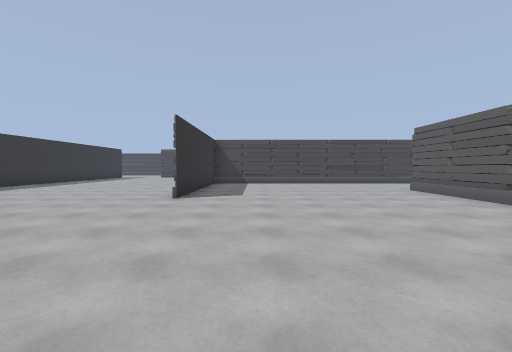
view 1 (above)

24 first-person views from a walk through a Unity game level. The camera is 1.5 m above the floor, tilts 2° down and sees 90° across. The floor is counted in squares, 2 m on a side. Each view is taken from the middle of a square. On the plan, view 1 faces up. The plan holds only what a view shows up to about 9 squares ahead; the rest is blank. The place goes on beyond the plan. The player character is not drawn. Some animated figures are not drawn. Door leaves are left out, so doorways stand open.

view 2
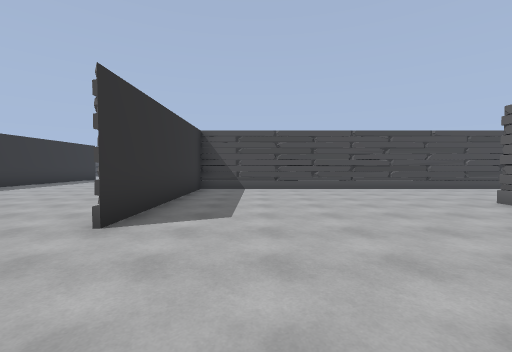

view 3
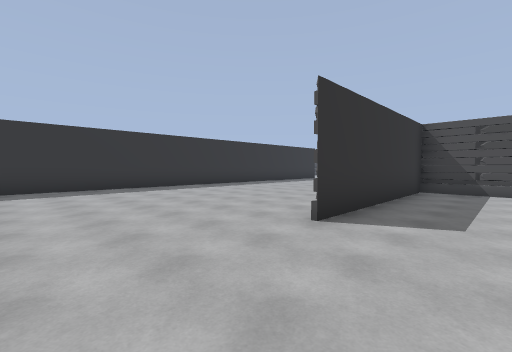

view 4
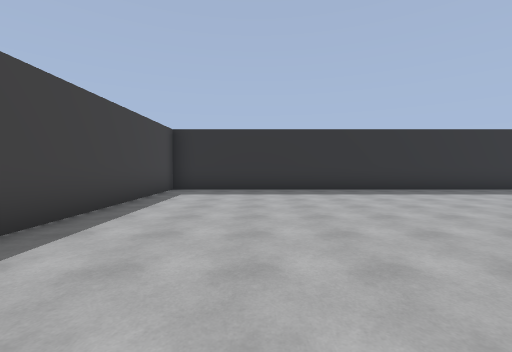

view 5
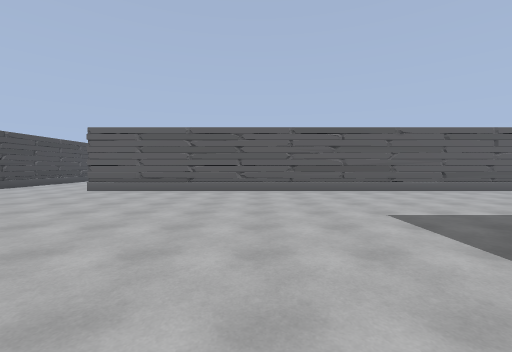

view 6
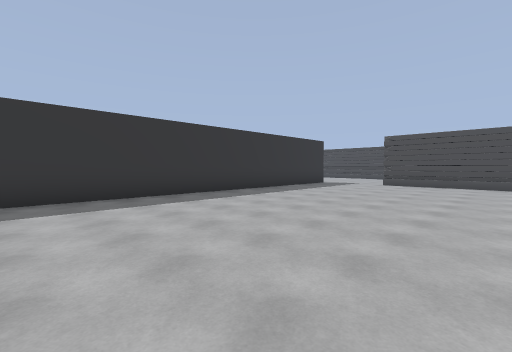

view 7
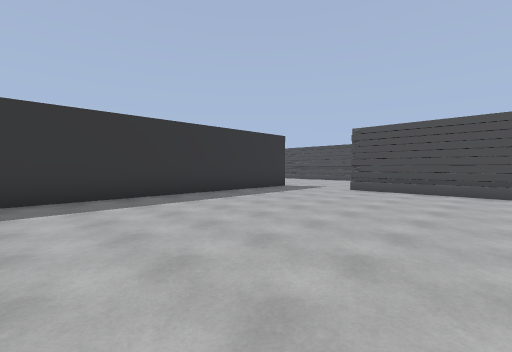

view 8
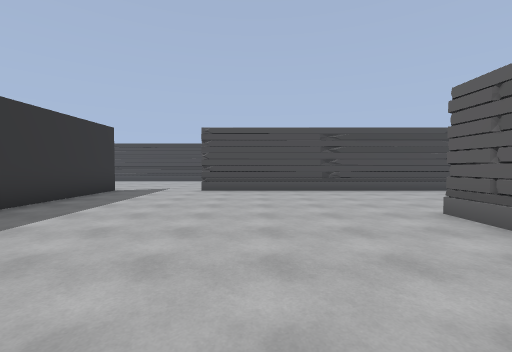

view 9
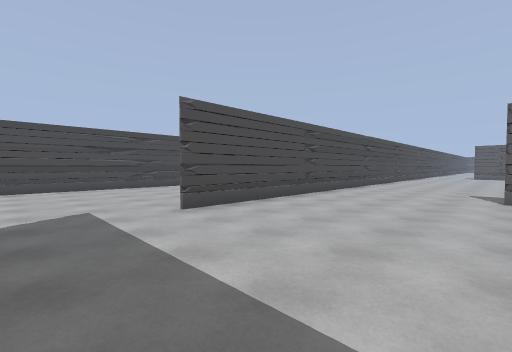

view 10
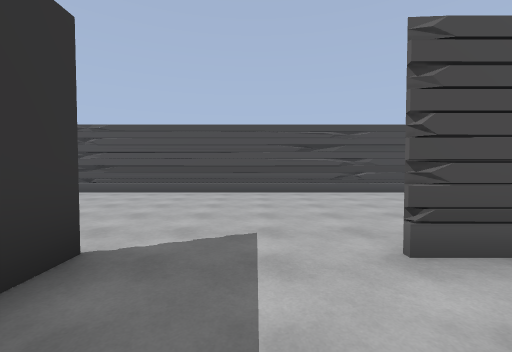

view 11
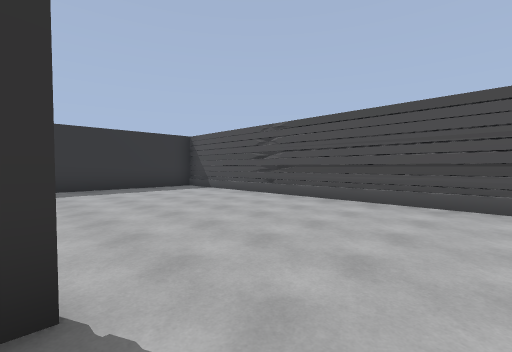

view 12
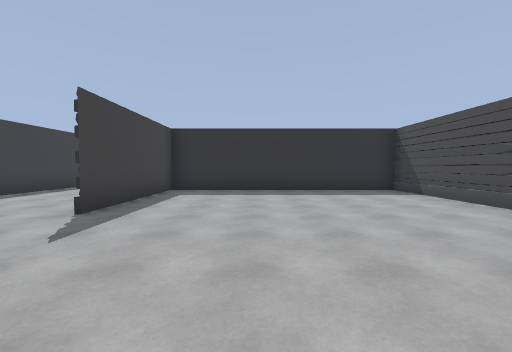

view 13
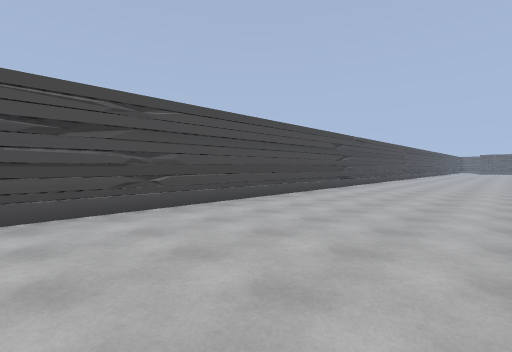

view 14
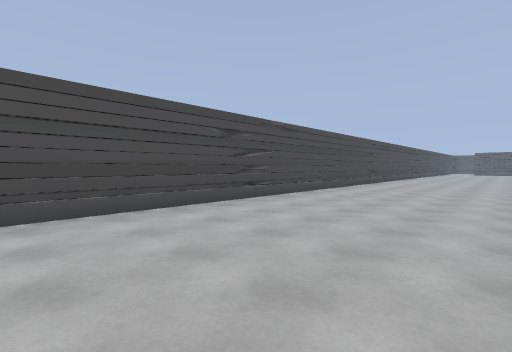

view 15
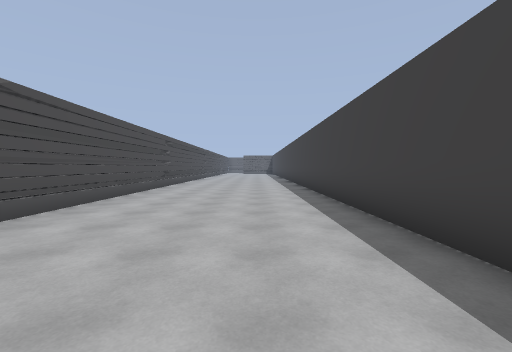

view 16
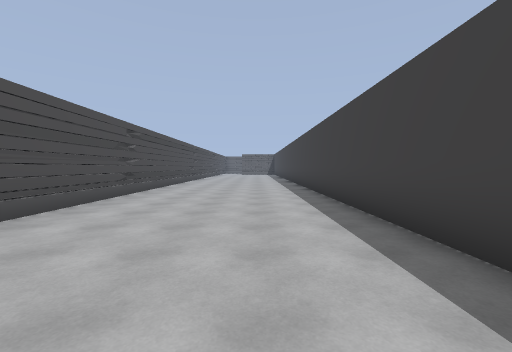

view 17
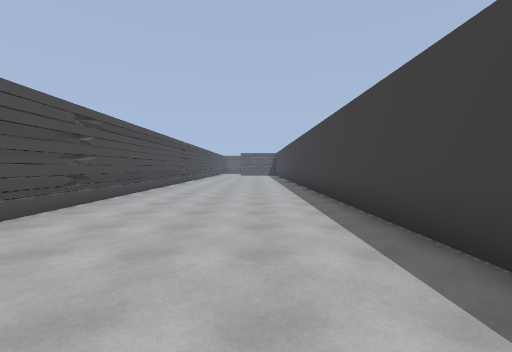

view 18
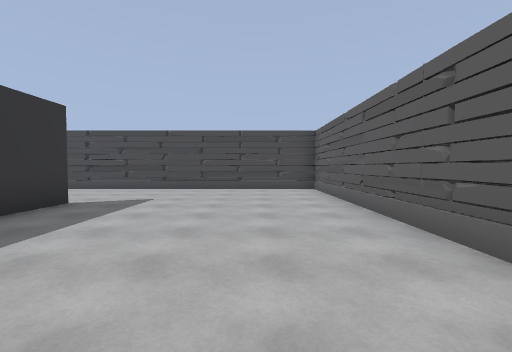

view 19
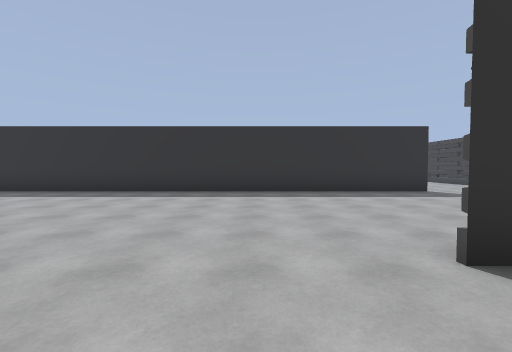

view 20
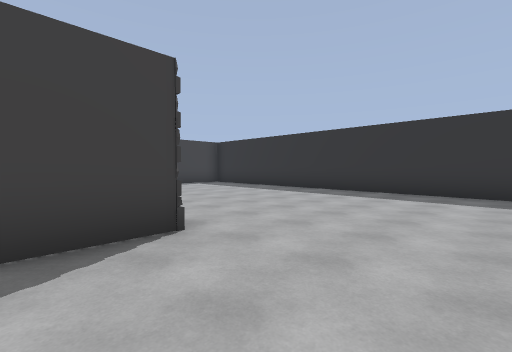

view 21
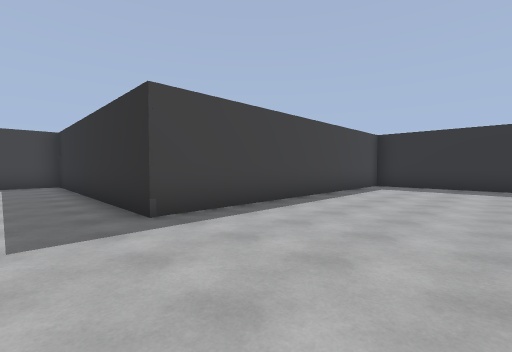

view 22
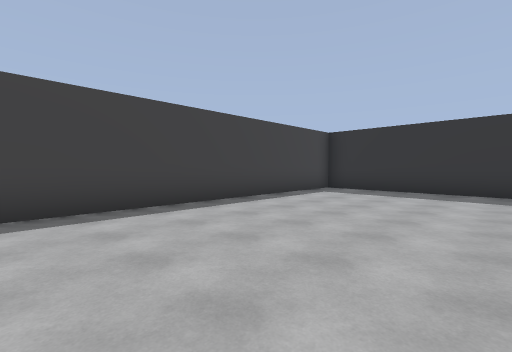

view 23
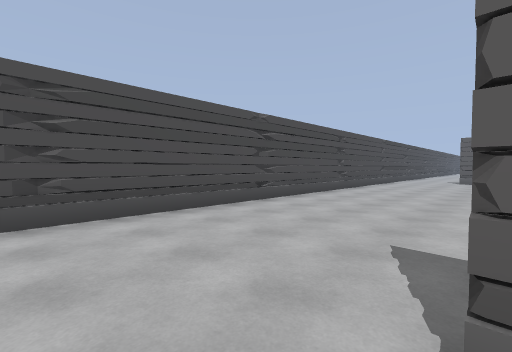

view 24
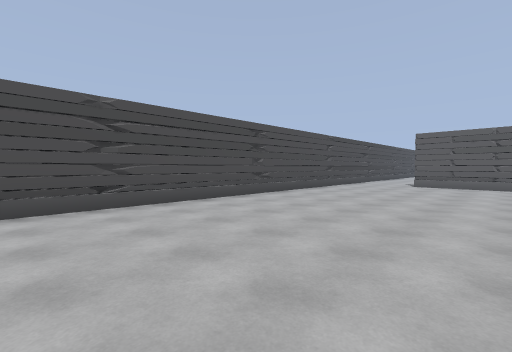

### Floor plan
Points are (right, up) in squares from view 1. A wall is a line through its corners. A room is listed if a view was taken in it or the views show most of it. See-through windows are left out.
Room 1 (views 1, 2, 3, 4, 5, 6, 7, 8, 9, 10, 11, 12, 13, 14, 15, 16, 17, 18, 19, 20, 21, 22, 23, 24)
walls: (-2, 12.9) (-2, 14.1); (-2.2, 18.1) (-2.7, 18.2) (-3, 18.1); (-6.3, 18.1) (-6.8, 18.2); (-6.3, 18.1) (-6.8, 18.2); (-9.5, 18.2) (-9.5, 0.2) (-0.5, 0.2) (-0.5, -4.5); (1.9, 18.1) (1.4, 18.2) (1, 18.1); (1.8, 18.2) (13.5, 18.2); (5.1, 8.4) (5.1, -4.5); (-4.7, 23.5) (-5.1, 23.6) (-5.8, 23.5); (5.8, 18.1) (5.2, 18.2) (4.9, 18.1); (7.6, 18.1) (-6.8, 18.1); (3.1, 23.5) (2.5, 23.6) (1.9, 23.5); (-11.9, 23.5) (-12.7, 23.6); (-18.1, 12.3) (-15.6, 12.3); (-12.9, 23.6) (-13.6, 23.5); (11.1, 11.7) (-1.9, 11.7) (-1.9, 6); (11, 4.9) (11, 14.7); (11.1, 5) (11.1, 4.5); (10.2, 23.6) (9.5, 23.5); (10.7, 23.5) (10, 23.6); (5, -4.5) (5, 8.4); (11.4, 0.2) (13.1, 0.2); (13.5, 23.5) (-17.4, 23.5) (-17.4, 16.2) (-13, 16.2)

Where each view was taken, in squares from view 1:
view 1: 0 up, 0 right, facing up
view 2: 3 up, 0 right, facing up
view 3: 3 up, 0 right, facing up-left
view 4: 3 up, 1 left, facing left
view 5: 3 up, 3 left, facing right
view 6: 7 up, 3 left, facing up-left
view 7: 10 up, 3 left, facing up-left
view 8: 10 up, 5 left, facing up
view 9: 14 up, 9 left, facing up-right
view 10: 16 up, 8 left, facing up
view 11: 18 up, 8 left, facing up-left
view 12: 19 up, 9 left, facing left
view 13: 19 up, 7 left, facing up-right
view 14: 19 up, 2 left, facing up-right
view 15: 20 up, 0 right, facing right
view 16: 20 up, 3 right, facing right
view 17: 20 up, 5 right, facing right
view 18: 3 up, 9 right, facing up
view 19: 3 up, 13 right, facing left
view 20: 3 up, 13 right, facing down-left
view 21: 4 up, 1 right, facing down-left
view 22: 5 up, 1 left, facing down-left
view 23: 14 up, 3 left, facing up-right
view 24: 13 up, 0 right, facing up-right
